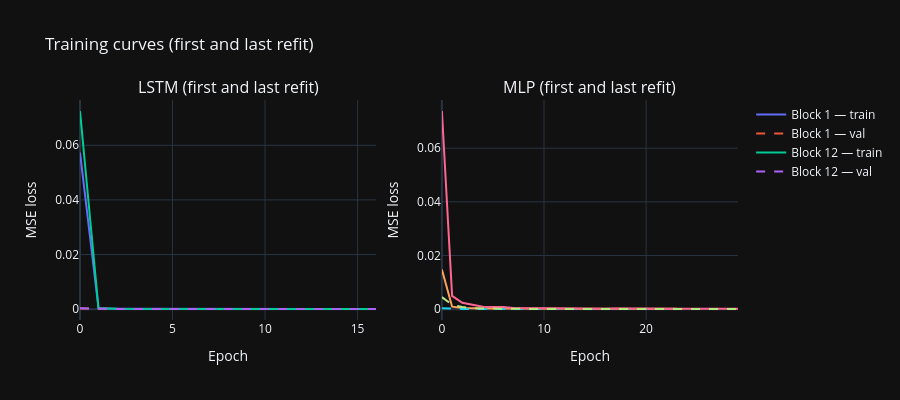

Notebook cell for this chart:
### Markdown cell above
## 13. Diagnostics

All diagnostics below use the primary seed. Section 10 established that another
seed would move these figures, in some cases substantially.

### Training curves

### Code cell
fig = make_subplots(rows=1, cols=2,
                    subplot_titles=('LSTM (first and last refit)',
                                    'MLP (first and last refit)'))

for col, (histories, label) in enumerate([
    (training_histories_lstm, 'LSTM'),
    (training_histories_mlp, 'MLP'),
], start=1):
    for idx, block_label in [(0, 'Block 1'), (-1, f'Block {n_blocks}')]:
        h = histories[idx]
        fig.add_trace(go.Scatter(
            y=h['loss'], name=f'{block_label} — train', mode='lines',
            line=dict(dash='solid'), legendgroup=label,
            showlegend=(col == 1),
        ), row=1, col=col)
        fig.add_trace(go.Scatter(
            y=h['val_loss'], name=f'{block_label} — val', mode='lines',
            line=dict(dash='dash'), legendgroup=label,
            showlegend=(col == 1),
        ), row=1, col=col)

fig.update_layout(template='plotly_dark',
                  title='Training curves (first and last refit)', height=400)
fig.update_xaxes(title_text='Epoch')
fig.update_yaxes(title_text='MSE loss')
fig.show()

first_stopped = epochs_used_lstm[0]
last_stopped = epochs_used_lstm[-1]
last_train_size = test_start + (n_blocks - 1) * REFIT_EVERY
samples_per_param = last_train_size / lstm_params

display(Markdown(f"""
LSTM early stopping triggered at epoch {first_stopped} (first block) and
epoch {last_stopped} (last block).
{'Validation loss stabilised before the epoch ceiling, suggesting the network reached its capacity limit rather than exhausting the training budget.' if max(first_stopped, last_stopped) < EPOCHS - PATIENCE else 'The network used most of its epoch budget, suggesting it was still learning when stopped.'}

The last block trained on {last_train_size:,} sequences against
{lstm_params:,} parameters, a ratio of {samples_per_param:.1f}:1.
{'That is comfortable.' if samples_per_param >= 20 else 'Deep learning generally wants 100:1 or more, so this is the data-limited regime, and it is the most likely source of the seed instability measured in section 10.'}
"""))

### Figure 1 — Plotly figure (JSON) as saved in the notebook; plotly's stock layout.template omitted (floating-point values rounded to 4 significant figures)
{"data": [{"legendgroup": "LSTM", "line": {"dash": "solid"}, "mode": "lines", "name": "Block 1 — train", "showlegend": true, "type": "scatter", "xaxis": "x", "y": [0.05733, 0.0003049, 0.0001519, 0.0001256, 0.0001101, 0.0001037, 0.0001005, 0.0001054, 0.0001018, 9.853e-05, 9.701e-05, 9.502e-05, 9.458e-05, 9.299e-05, 9.435e-05, 9.278e-05], "yaxis": "y"}, {"legendgroup": "LSTM", "line": {"dash": "dash"}, "mode": "lines", "name": "Block 1 — val", "showlegend": true, "type": "scatter", "xaxis": "x", "y": [0.0002748, 8.67e-05, 6.059e-05, 5.3e-05, 5.102e-05, 5.061e-05, 5.073e-05, 5.107e-05, 5.142e-05, 5.165e-05, 5.182e-05, 5.179e-05, 5.179e-05, 5.175e-05, 5.158e-05, 5.13e-05], "yaxis": "y"}, {"legendgroup": "LSTM", "line": {"dash": "solid"}, "mode": "lines", "name": "Block 12 — train", "showlegend": true, "type": "scatter", "xaxis": "x", "y": [0.07256, 0.0003293, 0.0001602, 0.0001152, 9.89e-05, 9.599e-05, 9.157e-05, 9.235e-05, 9.716e-05, 8.861e-05, 9.266e-05, 8.891e-05, 9.036e-05, 8.834e-05, 9.123e-05, 8.623e-05, 8.638e-05], "yaxis": "y"}, {"legendgroup": "LSTM", "line": {"dash": "dash"}, "mode": "lines", "name": "Block 12 — val", "showlegend": true, "type": "scatter", "xaxis": "x", "y": [0.0002884, 9.062e-05, 6.205e-05, 5.41e-05, 5.165e-05, 5.085e-05, 5.076e-05, 5.092e-05, 5.114e-05, 5.13e-05, 5.16e-05, 5.168e-05, 5.16e-05, 5.167e-05, 5.163e-05, 5.138e-05, 5.144e-05], "yaxis": "y"}, {"legendgroup": "MLP", "line": {"dash": "solid"}, "mode": "lines", "name": "Block 1 — train", "showlegend": false, "type": "scatter", "xaxis": "x2", "y": [0.01475, 0.0009433, 0.0004836, 0.0003028, 0.0002533, 0.0002336, 0.0001941, 0.0001946, 0.0001713, 0.000182, 0.0001611, 0.0001553, 0.0001631, 0.0001557, 0.0001567, 0.0001583, 0.0001498, 0.0001531, 0.0001508, 0.0001502, 0.0001501, 0.0001507, 0.0001498, 0.0001498], "yaxis": "y2"}, {"legendgroup": "MLP", "line": {"dash": "dash"}, "mode": "lines", "name": "Block 1 — val", "showlegend": false, "type": "scatter", "xaxis": "x2", "y": [0.0003875, 0.0001753, 0.0001172, 0.0001042, 9.428e-05, 9.169e-05, 8.861e-05, 8.796e-05, 8.713e-05, 8.698e-05, 8.597e-05, 8.588e-05, 8.566e-05, 8.532e-05, 8.571e-05, 8.577e-05, 8.603e-05, 8.603e-05, 8.631e-05, 8.628e-05, 8.622e-05, 8.64e-05, 8.654e-05, 8.686e-05], "yaxis": "y2"}, {"legendgroup": "MLP", "line": {"dash": "solid"}, "mode": "lines", "name": "Block 12 — train", "showlegend": false, "type": "scatter", "xaxis": "x2", "y": [0.07384, 0.004976, 0.002421, 0.001538, 0.0009163, 0.0008227, 0.0008235, 0.0004562, 0.000408, 0.0003373, 0.0003293, 0.0002883, 0.0002463, 0.0002164, 0.0001989, 0.000212, 0.000203, 0.0002514, 0.0001896, 0.0001951, 0.0001923, 0.000169, 0.000167, 0.0001666, 0.0001605, 0.0001696, 0.0001639, 0.000159, 0.0001598, 0.0001632], "yaxis": "y2"}, {"legendgroup": "MLP", "line": {"dash": "dash"}, "mode": "lines", "name": "Block 12 — val", "showlegend": false, "type": "scatter", "xaxis": "x2", "y": [0.004495, 0.00163, 0.0008221, 0.0004083, 0.0002807, 0.0001921, 0.0001578, 0.0001258, 0.0001148, 0.0001073, 0.0001015, 0.0001003, 9.703e-05, 9.452e-05, 9.247e-05, 9.091e-05, 8.996e-05, 8.913e-05, 8.872e-05, 8.791e-05, 8.807e-05, 8.836e-05, 8.84e-05, 8.843e-05, 8.855e-05, 8.863e-05, 8.893e-05, 8.917e-05, 8.914e-05, 8.937e-05], "yaxis": "y2"}], "layout": {"annotations": [{"font": {"size": 16}, "showarrow": false, "text": "LSTM (first and last refit)", "x": 0.225, "xanchor": "center", "xref": "paper", "y": 1, "yanchor": "bottom", "yref": "paper"}, {"font": {"size": 16}, "showarrow": false, "text": "MLP (first and last refit)", "x": 0.775, "xanchor": "center", "xref": "paper", "y": 1, "yanchor": "bottom", "yref": "paper"}], "height": 400, "title": {"text": "Training curves (first and last refit)"}, "xaxis": {"anchor": "y", "domain": [0, 0.45], "title": {"text": "Epoch"}}, "xaxis2": {"anchor": "y2", "domain": [0.55, 1], "title": {"text": "Epoch"}}, "yaxis": {"anchor": "x", "domain": [0, 1], "title": {"text": "MSE loss"}}, "yaxis2": {"anchor": "x2", "domain": [0, 1], "title": {"text": "MSE loss"}}}}
